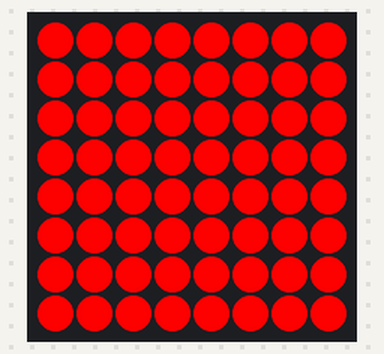
Bench run of a program on a simulated Raspberry Pi (BCM pin numbers) with a Sense HAT. Shown: the Sense HAT's 8×8 RGB LED matrix. At 1.0 s the program stops and its outputs stay as they are.

Above: at 0.1 s.
At 0.6 s:
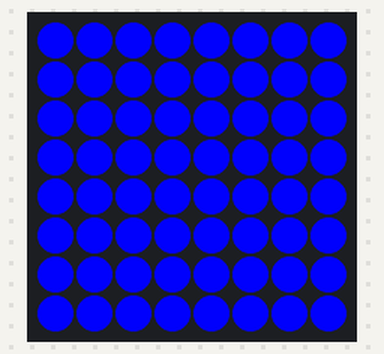

Measured:
- what the display in image 1 shows lasts 0.5 s, from 0.5 s to 1.0 s

The program:

s12_function.py
```python
# s12 · 함수 만들기(def) — 나만의 명령
from sense_hat import SenseHat   # SenseHAT 도구 상자 가져오기
from time import sleep           # 기다리기(sleep) 도구 가져오기
sense = SenseHat()               # 내 SenseHAT을 sense라고 부르기
sense.set_rotation(180)          # 화면 180도 돌리기 (케이스에 거꾸로 꽂힘)
sense.clear()                    # 화면 지우기 (켜진 LED 끄기)

def flash(color):        # flash라는 새 명령 만들기 (color는 받을 값)
    sense.clear(color)   # 받은 색으로 켜고
    sleep(0.5)
    sense.clear()        # 끄기

flash((255, 0, 0))       # 새 명령 쓰기: 빨강 번쩍
flash((0, 0, 255))       # 파랑 번쩍
```
